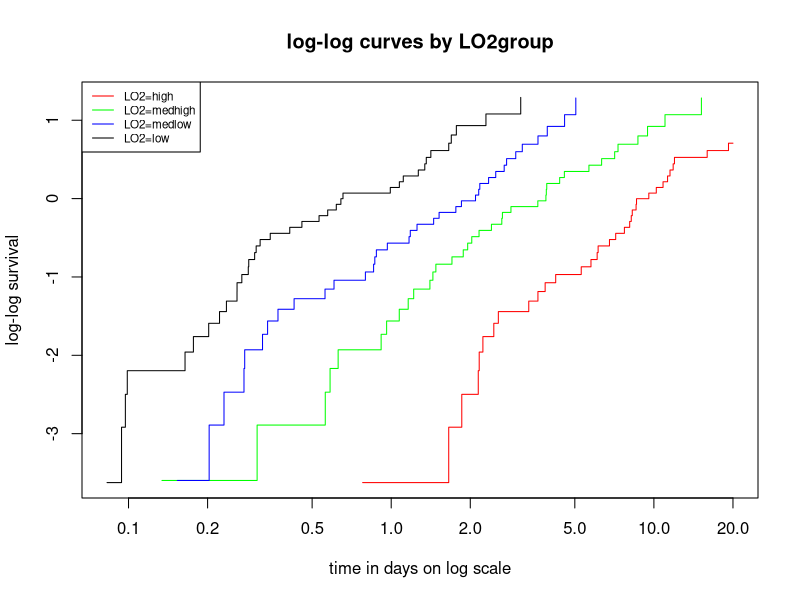
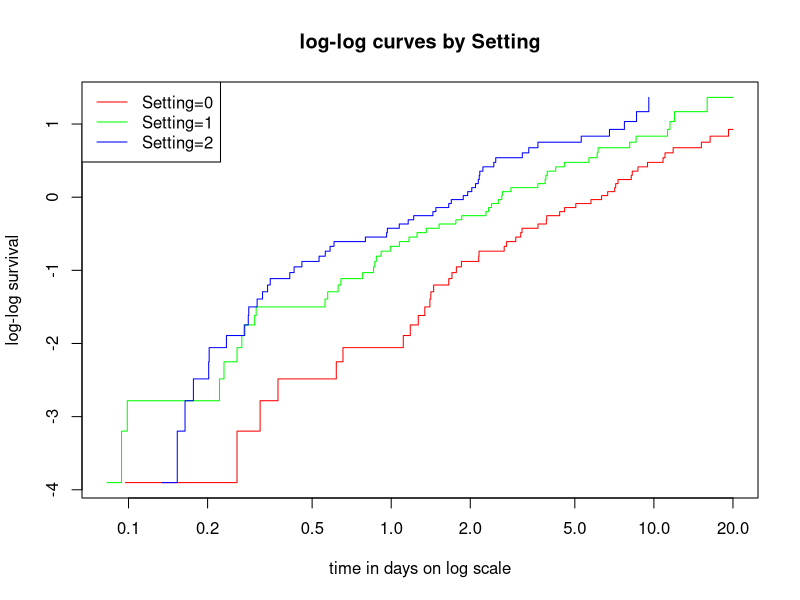
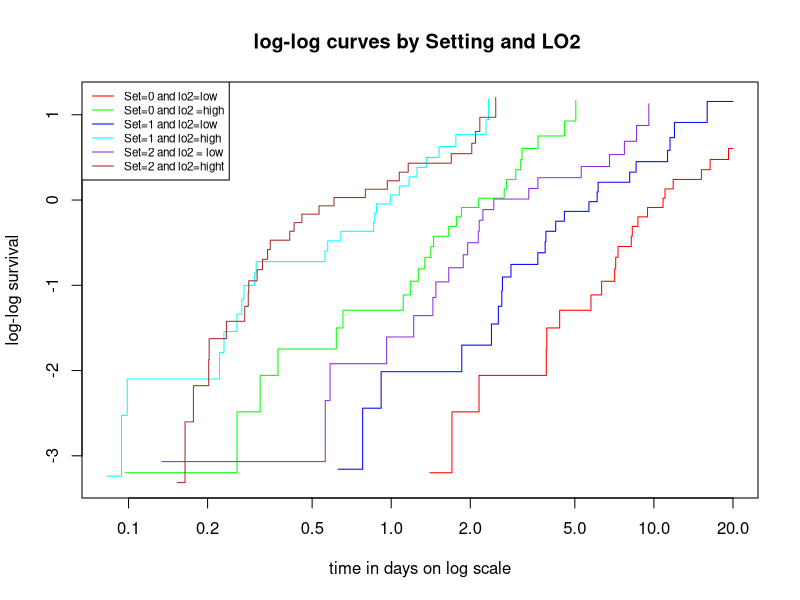
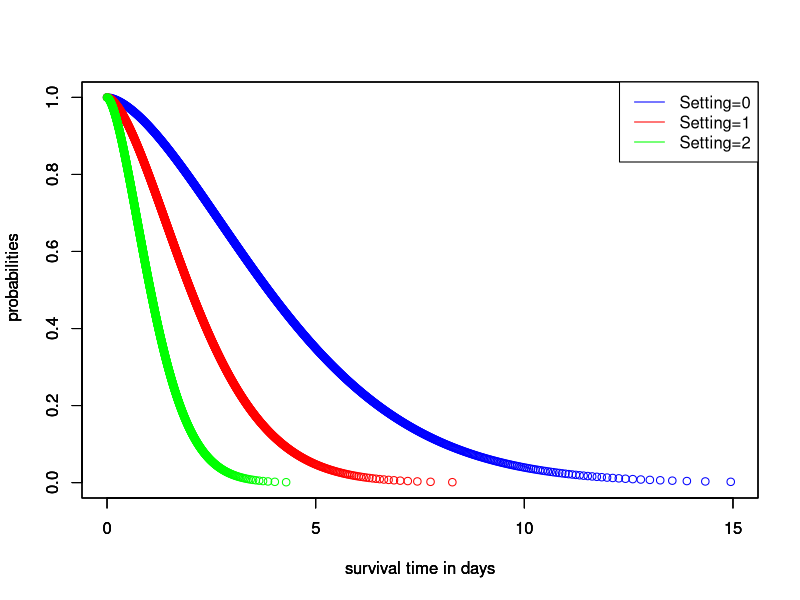
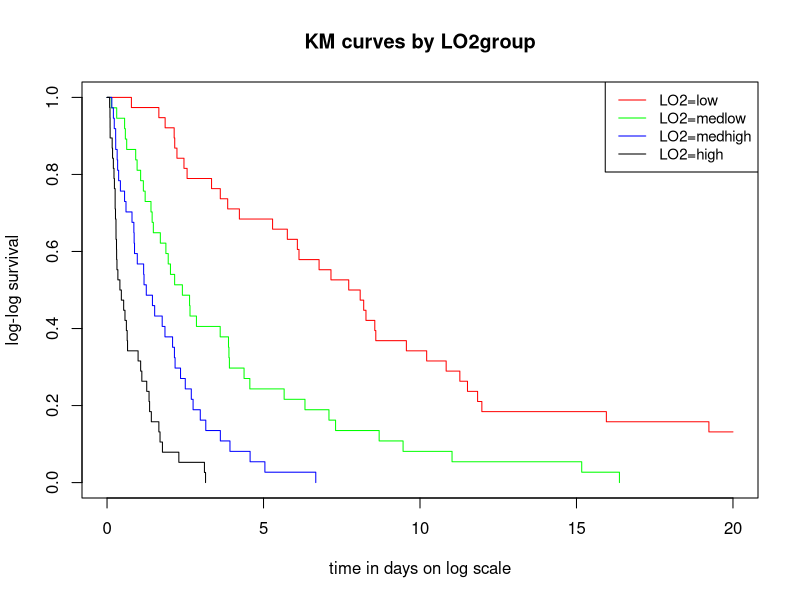
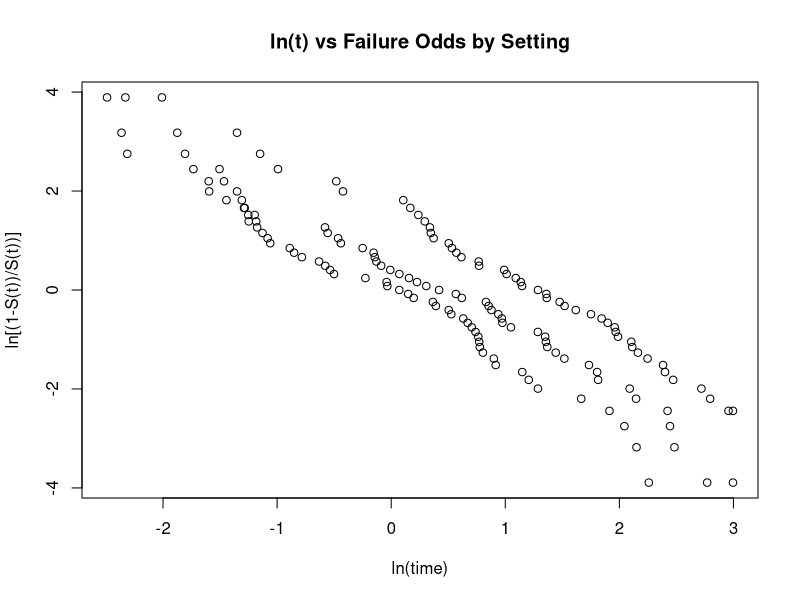
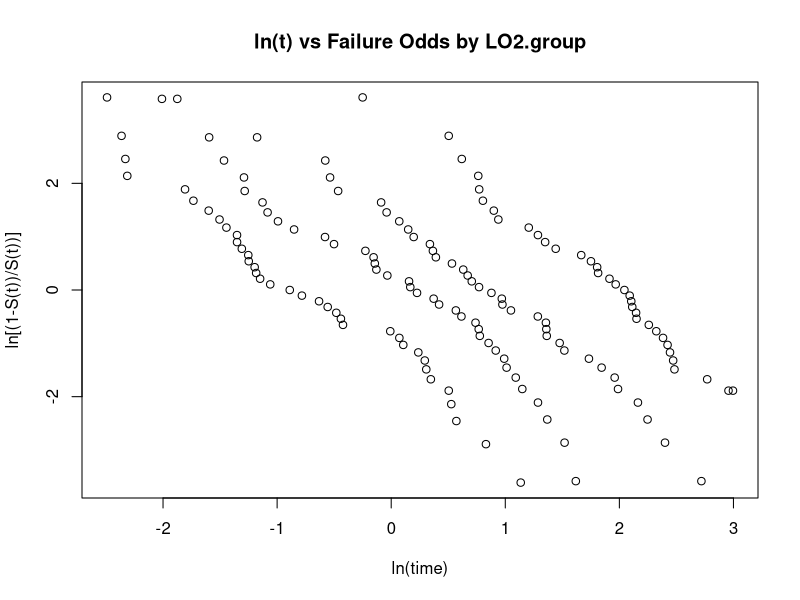
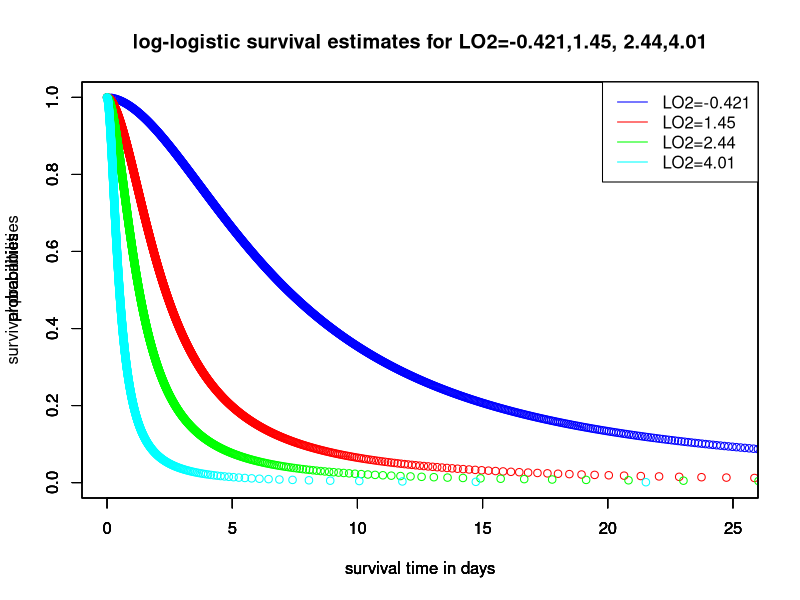

These charts were generated, in order, by the following R code:
## ---- chunk 1
library(knitr)
opts_chunk$set(tidy.opts=list(width.cutoff=80),tidy=TRUE)
## ---- chunk 2
knitr::opts_chunk$set(echo = TRUE)
knitr::opts_knit$set(root.dir = "C:/GitStuff/Survival_Analysis/MATH_629/Data")
## ---- chunk 3
rm(list=ls())
library(survival)
library(dplyr)
## ---- chunk 4
Ven.reset <-read.csv("VenresetMft.csv", header = TRUE)
## ---- chunk 5
Y<-Surv(Ven.reset$eventtime,Ven.reset$status==1)
## ---- chunk 6
#Partition LO2 into four strata and create KM estimators for each strata  
quantile(Ven.reset$LO2)
Ven.reset$LO2.group<-cut(Ven.reset$LO2,c(-2.58,1.0075,2.0350,3.0825,6.2300),labels=c('1','2','3','4'))
kmfitO24=survfit(Y~Ven.reset$LO2.group)
## ---- chunk 7
#Plot log-log curves against ln(t) for LO2.group
plot(kmfitO24,fun="cloglog",xlab="time in days on log scale",ylab="log-log survival", main="log-log curves by LO2group",col=c("red","green","blue","black"))
legend("topleft",cex=.7,c("LO2=high","LO2=medhigh","LO2=medlow","LO2=low"),lty=c("solid"),col=c("red","green","blue","black"))
## ---- chunk 8
kmfitST3=survfit(Y~Ven.reset$Setting)
plot(kmfitST3,fun="cloglog",xlab="time in days on log scale",ylab="log-log survival", main="log-log curves by Setting",col=c('red','green','blue'))
legend("topleft",c("Setting=0","Setting=1","Setting=2"),lty=c("solid"),col=c("red","green","blue"))
## ---- chunk 9
#Stratify Lo2 and Setting into six strata 
Ven.reset$LO2.group2<-cut(Ven.reset$LO2,c(-2.58,1.9,6.23),labels=c('1','2'))
Ven.reset$LO2.Set.Strata<-rep(0,nrow(Ven.reset))
for (i in 1:nrow(Ven.reset))
{
  if (Ven.reset$LO2.group2[i]==1 & Ven.reset$Setting[i] ==0){
    Ven.reset$LO2.Set.Strata[i]=1
  } else if (Ven.reset$LO2.group2[i]==2 & Ven.reset$Setting[i] ==0){
    Ven.reset$LO2.Set.Strata[i]=2
  }  else if (Ven.reset$LO2.group2[i]==1 & Ven.reset$Setting[i] ==1){
    Ven.reset$LO2.Set.Strata[i]=3
  }  else if (Ven.reset$LO2.group2[i]==2 & Ven.reset$Setting[i] ==1){
    Ven.reset$LO2.Set.Strata[i]=4
  }  else if (Ven.reset$LO2.group2[i]==1 & Ven.reset$Setting[i] ==2){
    Ven.reset$LO2.Set.Strata[i]=5  
  }    else if (Ven.reset$LO2.group2[i]==2 & Ven.reset$Setting[i] ==2){
    Ven.reset$LO2.Set.Strata[i]=6}
}
## ---- chunk 10
kmfitlST=survfit(Y~Ven.reset$LO2.Set.Strata)
plot(kmfitlST,fun="cloglog",xlab="time in days on log scale",ylab="log-log survival", main="log-log curves by Setting and LO2 ",col=c('red','green','blue','cyan','blueviolet','brown'))
legend("topleft",cex=.7,c("Set=0 and lo2=low","Set=0 and lo2 =high","Set=1 and lo2=low","Set=1 and lo2=high","Set=2 and lo2 = low", "Set=2 and lo2=hight"),lty=c("solid"),col=c('red','green','blue','cyan','blueviolet','brown'))
## ---- chunk 11
mod.wbl1=survreg(Y~Setting+LO2,data=Ven.reset,dist="weibull")
## ---- chunk 12
summary(mod.wbl1)
## ---- chunk 13
#Coefficients of Weibull model and 95% CI for AF for Setting 
alpha0=as.vector(mod.wbl1$coefficients[1]) 
alpha1=as.vector(mod.wbl1$coefficients[2])
alpha2=as.vector(mod.wbl1$coefficients[3])
#Approximate AF for Setting 
AF=exp(alpha1)
#CI for AF for Setting 
lb.af = exp(alpha1 - 1.96*0.0627)
ub.af = exp(alpha1 + 1.96*0.0627)
print(paste("the estimated AF for setting is:",round(AF,4)))
print(paste("the lower bound for the 95% CI for the AF of setting is:",round(lb.af,4)))
print(paste("the upper bound for the 95% CI for the AF of setting is:",round(ub.af,4)))
## ---- chunk 14
#Shape parameter 
p=1/mod.wbl1$scale
#Coefficients of PH model and 95% CI for HR for Setting 
beta0=-p*alpha0; beta1 = -p*alpha1; beta2= -p*alpha2
#Approximate Hazard Ratio for Setting 
HR=exp(beta1);
#Confidence Interval for HR for Setting 
lb.hr = 1/(ub.af)^p
ub.hr = 1/(lb.af)^p
print(paste("the estimated HR for setting is:",round(HR,4)))
print(paste("the lower bound for the 95% CI for the HR of setting is:",round(lb.hr,4)))
print(paste("the upper bound for the 95% CI for the HR of setting is:",round(ub.hr,4)))
## ---- chunk 15
mod.wbl1.int=survreg(Y~Setting+LO2+Setting:LO2,data=Ven.reset,dist="weibull")
alpha0=as.vector(mod.wbl1.int$coefficients[1]) 
alpha1=as.vector(mod.wbl1.int$coefficients[2])
alpha2=as.vector(mod.wbl1.int$coefficients[3])
alpha3=as.vector(mod.wbl1.int$coefficients[4])
## ---- chunk 16
summary(mod.wbl1.int)
#Likelihood ratio test for interaction 
CSstat = -2*(mod.wbl1$loglik[2]-mod.wbl1.int$loglik[2])
print(paste("The value of our test statistic is", round(CSstat,2)))
CV = qchisq(.95,df=1)
print(paste("Our critical value is:",round(CV,4)))
CSstat>CV
pvalue1=pchisq(CSstat,df = 1,lower.tail = FALSE)
print(paste("Our p value is:",round(pvalue1,4)))
## ---- chunk 17
#shape parameter
p=1/mod.wbl1.int$scale
Q1 = as.vector(quantile(Ven.reset$LO2)[2]); Q2 = as.vector(quantile(Ven.reset$LO2)[3]) 
Q3 = as.vector(quantile(Ven.reset$LO2)[4])
AF1 = exp(alpha1 + Q1*alpha3); AF2 = exp(alpha1 + Q2*alpha3); AF3 = exp(alpha1 + Q3*alpha3)
HR1 = exp(-p*alpha1 - Q1*p*alpha3); HR2 = exp(-p*alpha1 - p*Q2*alpha3); HR3 = exp(-alpha1 - p*Q3*alpha3)
## ---- chunk 18
#For Setting=0
LO2mean=mean(Ven.reset$LO2)
pattern1=data.frame(Setting=0,LO2=LO2mean)
pct2=0:1000/1000
days1=predict(mod.wbl1.int,newdata=pattern1,
              type="quantile",p=pct2)
survival=1-pct2
plot(days1,survival,xlab="survival time in days",ylab= "survival
     probabilities",xlim=c(0,15),col=c('blue'))
par(new=TRUE)
#For Setting=1
pattern2=data.frame(Setting=1,LO2=LO2mean)
pct2=0:1000/1000
days2=predict(mod.wbl1.int,newdata=pattern2,
              type="quantile",p=pct2)
survival=1-pct2
plot(days2,survival,xlab="survival time in days",ylab= "survival
     probabilities",col=c('red'),xlim=c(0,15))
par(new=TRUE)
#For Setting=2
pattern2=data.frame(Setting=2,LO2=LO2mean)
pct2=0:1000/1000
days3=predict(mod.wbl1.int,newdata=pattern2,
              type="quantile",p=pct2)
survival=1-pct2
plot(days3,survival,xlab="survival time in days",ylab= "survival
     probabilities",col=c('green'),xlim=c(0,15))
legend("topright",c("Setting=0", "Setting=1", "Setting=2"), 
col=c('blue','red','green'), lty=c("solid")) 
## ---- chunk 19
plot(kmfitO24,xlab="time in days on log scale",ylab="log-log survival", main="KM curves by LO2group",col=c("red","green","blue","black"))
legend("topright",cex=.9,c("LO2=low","LO2=medlow","LO2=medhigh","LO2=high"),lty=c("solid"),col=c("red","green","blue","black"))
## ---- chunk 20
#log-rank test
survdiff(Y~Ven.reset$LO2.group)
## ---- chunk 21
plot(log(kmfitST3$time),log(kmfitST3$surv/(1-kmfitST3$surv)),xlab="ln(time)",ylab="ln[(1-S(t))/S(t))]",main="ln(t) vs Failure Odds by Setting")
## ---- chunk 22
plot(log(kmfitO24$time),log(kmfitO24$surv/(1-kmfitO24$surv)),xlab="ln(time)",ylab="ln[(1-S(t))/S(t))]",main="ln(t) vs Failure Odds by LO2.group")
## ---- chunk 23
mod.LO2.lgl=survreg(Y ~ LO2,data=Ven.reset,dist="loglogistic")
summary(mod.LO2.lgl)
alpha0=as.vector(mod.LO2.lgl$coefficients[1]); alpha1=as.vector(mod.LO2.lgl$coefficients[2]);
AF=exp(alpha1)
#95% CI for AF 
lb.af = exp(alpha1 - 1.96*0.0425)
ub.af = exp(alpha1 + 1.96*0.0425)
print(paste("The approximate AF for LO2 is: ",AF))
print(paste("The lower bound for the AF for LO2 is: ",lb.af))
print(paste("The upper bound for the AF for LO2 is: ",ub.af))
## ---- chunk 24
#shape parameter
p=1/mod.LO2.lgl$scale
#PO Model 
beta0=-p*alpha0; beta1 = -p*alpha1
FOR=exp(beta1);
#95% CI for FOR
lb.for = (1/ub.af)^p 
ub.for = (1/lb.af)^p
print(paste("The approximate FOR for LO2 is: ",round(FOR,4)))
print(paste("The lower bound for the AF for LO2 is: ",round(lb.for,4)))
print(paste("The upper bound for the AF for LO2 is: ",round(ub.for,4)))
## ---- chunk 25
#find means by LO2.group 
Ven.reset %>%
  group_by(LO2.group) %>%
  summarise(mean_iron = mean(LO2),
            number_obs = n())
## ---- chunk 26
#for LO2=-0.421
pattern1=data.frame(LO2=-0.421)
pct2=0:1000/1000
days1=predict(mod.LO2.lgl,newdata=pattern1,
              type="quantile",p=pct2)
survival=1-pct2
plot(days1,survival,xlab="survival time in days",ylab="survival
     probabilities",main="log-logistic survival estimates for LO2=-0.421,1.45, 2.44,4.01",xlim=c(0,25),col=c('blue'))
par(new=TRUE)
#for LO2=1.45
pattern1=data.frame(LO2=1.45)
pct2=0:1000/1000
days2=predict(mod.LO2.lgl,newdata=pattern1,
              type="quantile",p=pct2)
survival=1-pct2
plot(days2,survival,xlim=c(0,25),xlab="survival time in days",ylab= "survival probabilities",col=c('red'))
par(new=TRUE)
#for LO2=2.44
pattern3=data.frame(LO2=2.44)
pct2=0:1000/1000
days3=predict(mod.LO2.lgl,newdata=pattern3,
              type="quantile",p=pct2)
plot(days3,survival,xlab="survival time in days",ylab="survival
     probabilities",col=c('green'),xlim=c(0,25))
par(new=TRUE)
#for LO2=4.01
pattern3=data.frame(LO2=4.01)
pct2=0:1000/1000
days4=predict(mod.LO2.lgl,newdata=pattern3,
              type="quantile",p=pct2)
plot(days4,survival,xlab="survival time in days",ylab="survival
     probabilities",xlim=c(0,25),col=c('cyan'))
legend("topright",c("LO2=-0.421", "LO2=1.45", "LO2=2.44","LO2=4.01"), 
col=c('blue','red','green','cyan'), lty=c("solid"))

